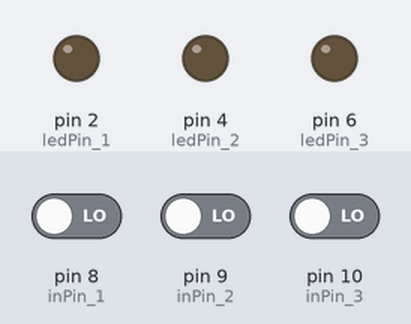
Bench run of a sketch on a simulated Arduino Uno, built with avr-gcc and run on an emulated ATmega328P. Parts: output pins drawn as LEDs (lit = HIGH). The inputs (shaded band) are chosen by the test bench; at power-on: pin 8 (inPin_1) LOW, pin 9 (inPin_2) LOW, pin 10 (inPin_3) LOW.

Above: at 1.2 s.
1.3 s: pin 8 (inPin_1) driven HIGH
At 2.5 s:
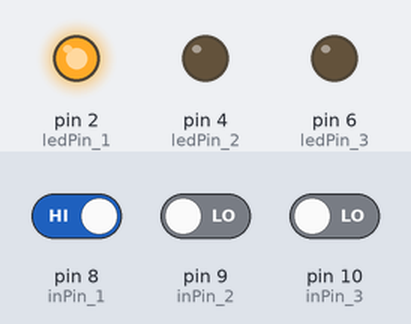
2.8 s: pin 9 (inPin_2) driven HIGH
At 3.8 s:
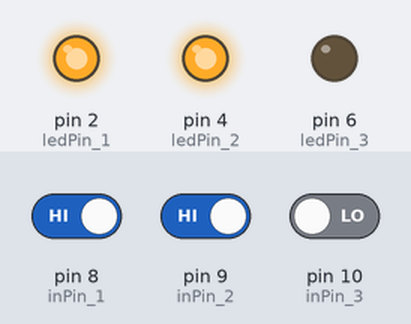
4.3 s: pin 10 (inPin_3) driven HIGH
At 4.9 s:
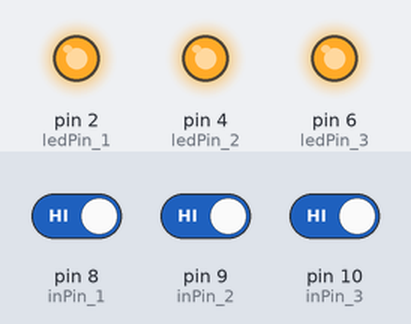
5.8 s: pin 8 (inPin_1) driven LOW
At 6.1 s:
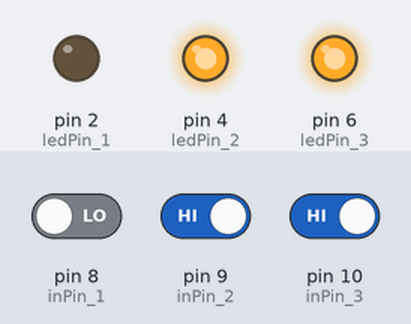
7.3 s: pin 9 (inPin_2) driven LOW
At 8.4 s:
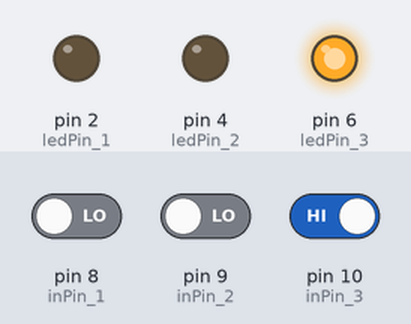
8.8 s: pin 8 (inPin_1) driven HIGH
At 9.6 s:
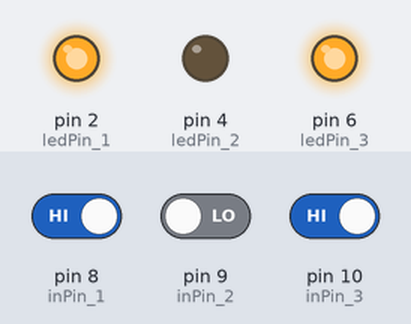
Timing chart, 0 to 11.3 s (numbered marks = the images above; inputs shaded):
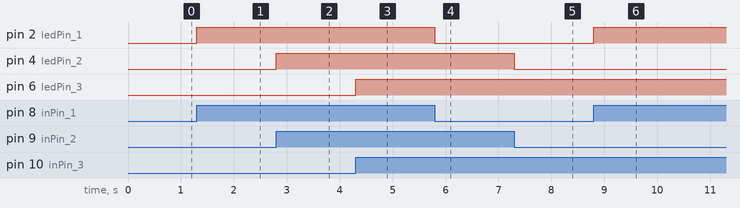

Measured:
- after the input at 1.3 s, pin 2 (ledPin_1): LOW → HIGH at once
- after the input at 2.8 s, pin 4 (ledPin_2): LOW → HIGH at once
- after the input at 4.3 s, pin 6 (ledPin_3): LOW → HIGH at once
- after the input at 5.8 s, pin 2 (ledPin_1): HIGH → LOW at once
- after the input at 7.3 s, pin 4 (ledPin_2): HIGH → LOW at once
- after the input at 8.8 s, pin 2 (ledPin_1): LOW → HIGH at once

The sketch:

game_3.ino
```cpp
int ledPin_1 = 2;
int inPin_1 = 8;
int val_1 = 0;

int ledPin_2 = 4;
int inPin_2 = 9;
int val_2 = 0;

int ledPin_3 = 6;
int inPin_3 = 10;
int val_3 = 0;

void setup() {
  // put your setup code here, to run once:
  Serial.begin(9600);
  pinMode(ledPin_1, OUTPUT);
  pinMode(inPin_1, INPUT);
  pinMode(ledPin_2, OUTPUT);
  pinMode(inPin_2, INPUT);
  pinMode(ledPin_3, OUTPUT);
  pinMode(inPin_3, INPUT);

}

void loop() {
  // put your main code here, to run repeatedly:

  val_1 = digitalRead(inPin_1);
  if(val_1 == HIGH){
    digitalWrite(ledPin_1, HIGH);
    }else{
      digitalWrite(ledPin_1, LOW);
      }

      val_2 = digitalRead(inPin_2);
  if(val_2 == HIGH){
    digitalWrite(ledPin_2, HIGH);

    }else{
      digitalRead(ledPin_2);
      digitalWrite(ledPin_2, LOW);
      }

      val_3 = digitalRead(inPin_3);
  if(val_3 == HIGH){
    digitalWrite(ledPin_3, HIGH);
    }else{
      digitalWrite(ledPin_3, LOW);
    }

}
```
